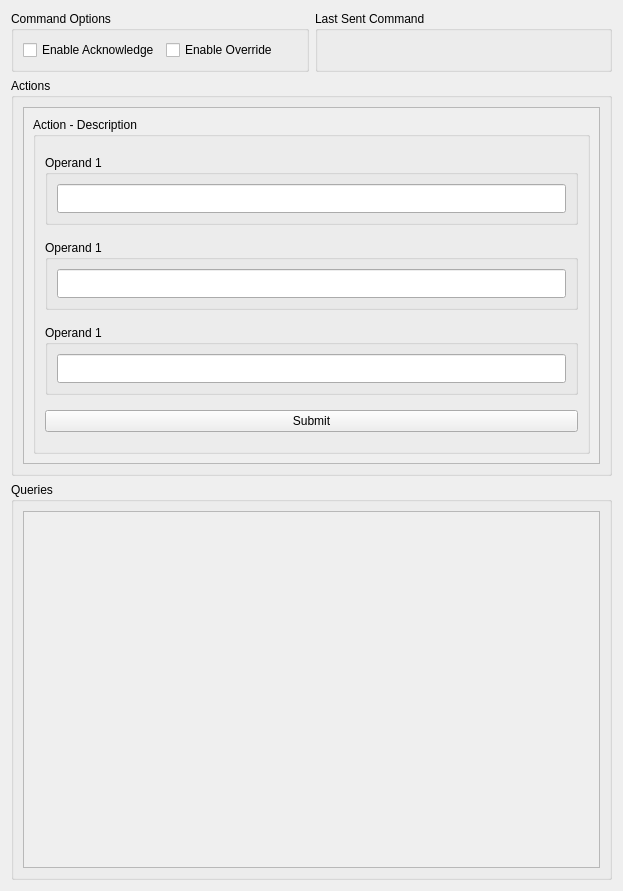
<?xml version="1.0" encoding="UTF-8"?>
<ui version="4.0">
 <class>Science GUI</class>
 <widget class="QWidget" name="Science GUI">
  <property name="geometry">
   <rect>
    <x>0</x>
    <y>0</y>
    <width>623</width>
    <height>891</height>
   </rect>
  </property>
  <property name="windowTitle">
   <string>Science GUI</string>
  </property>
  <layout class="QVBoxLayout" name="verticalLayout">
   <item>
    <layout class="QHBoxLayout" name="horizontalLayout_5">
     <item>
      <widget class="QGroupBox" name="groupBox_9">
       <property name="title">
        <string>Command Options</string>
       </property>
       <layout class="QHBoxLayout" name="horizontalLayout_3">
        <item>
         <widget class="QCheckBox" name="checkBox_2">
          <property name="text">
           <string>Enable Acknowledge</string>
          </property>
         </widget>
        </item>
        <item>
         <widget class="QCheckBox" name="checkBox">
          <property name="text">
           <string>Enable Override</string>
          </property>
         </widget>
        </item>
       </layout>
      </widget>
     </item>
     <item>
      <widget class="QGroupBox" name="groupBox_8">
       <property name="title">
        <string>Last Sent Command</string>
       </property>
      </widget>
     </item>
    </layout>
   </item>
   <item>
    <widget class="QGroupBox" name="groupBox_28">
     <property name="title">
      <string>Actions</string>
     </property>
     <property name="flat">
      <bool>true</bool>
     </property>
     <layout class="QHBoxLayout" name="horizontalLayout">
      <item>
       <widget class="QScrollArea" name="scrollArea">
        <property name="widgetResizable">
         <bool>true</bool>
        </property>
        <widget class="QWidget" name="scrollAreaWidgetContents">
         <property name="geometry">
          <rect>
           <x>0</x>
           <y>0</y>
           <width>579</width>
           <height>346</height>
          </rect>
         </property>
         <layout class="QGridLayout" name="gridLayout">
          <item row="0" column="0">
           <widget class="QGroupBox" name="groupBox_2">
            <property name="sizePolicy">
             <sizepolicy hsizetype="Preferred" vsizetype="Preferred">
              <horstretch>0</horstretch>
              <verstretch>0</verstretch>
             </sizepolicy>
            </property>
            <property name="minimumSize">
             <size>
              <width>0</width>
              <height>0</height>
             </size>
            </property>
            <property name="title">
             <string>Action - Description</string>
            </property>
            <property name="flat">
             <bool>false</bool>
            </property>
            <layout class="QVBoxLayout" name="verticalLayout_3">
             <item>
              <widget class="QGroupBox" name="groupBox_5">
               <property name="sizePolicy">
                <sizepolicy hsizetype="Expanding" vsizetype="Fixed">
                 <horstretch>0</horstretch>
                 <verstretch>0</verstretch>
                </sizepolicy>
               </property>
               <property name="minimumSize">
                <size>
                 <width>150</width>
                 <height>70</height>
                </size>
               </property>
               <property name="title">
                <string>Operand 1</string>
               </property>
               <layout class="QVBoxLayout" name="verticalLayout_2">
                <item>
                 <widget class="QLineEdit" name="lineEdit_4">
                  <property name="sizePolicy">
                   <sizepolicy hsizetype="Expanding" vsizetype="Expanding">
                    <horstretch>0</horstretch>
                    <verstretch>0</verstretch>
                   </sizepolicy>
                  </property>
                  <property name="minimumSize">
                   <size>
                    <width>0</width>
                    <height>0</height>
                   </size>
                  </property>
                 </widget>
                </item>
               </layout>
              </widget>
             </item>
             <item>
              <widget class="QGroupBox" name="groupBox_6">
               <property name="sizePolicy">
                <sizepolicy hsizetype="Expanding" vsizetype="Fixed">
                 <horstretch>0</horstretch>
                 <verstretch>0</verstretch>
                </sizepolicy>
               </property>
               <property name="minimumSize">
                <size>
                 <width>150</width>
                 <height>70</height>
                </size>
               </property>
               <property name="title">
                <string>Operand 1</string>
               </property>
               <layout class="QVBoxLayout" name="verticalLayout_4">
                <item>
                 <widget class="QLineEdit" name="lineEdit_5">
                  <property name="sizePolicy">
                   <sizepolicy hsizetype="Expanding" vsizetype="Expanding">
                    <horstretch>0</horstretch>
                    <verstretch>0</verstretch>
                   </sizepolicy>
                  </property>
                  <property name="minimumSize">
                   <size>
                    <width>0</width>
                    <height>0</height>
                   </size>
                  </property>
                 </widget>
                </item>
               </layout>
              </widget>
             </item>
             <item>
              <widget class="QGroupBox" name="groupBox_7">
               <property name="sizePolicy">
                <sizepolicy hsizetype="Expanding" vsizetype="Fixed">
                 <horstretch>0</horstretch>
                 <verstretch>0</verstretch>
                </sizepolicy>
               </property>
               <property name="minimumSize">
                <size>
                 <width>150</width>
                 <height>70</height>
                </size>
               </property>
               <property name="title">
                <string>Operand 1</string>
               </property>
               <layout class="QVBoxLayout" name="verticalLayout_5">
                <item>
                 <widget class="QLineEdit" name="lineEdit_6">
                  <property name="sizePolicy">
                   <sizepolicy hsizetype="Expanding" vsizetype="Expanding">
                    <horstretch>0</horstretch>
                    <verstretch>0</verstretch>
                   </sizepolicy>
                  </property>
                  <property name="minimumSize">
                   <size>
                    <width>0</width>
                    <height>0</height>
                   </size>
                  </property>
                 </widget>
                </item>
               </layout>
              </widget>
             </item>
             <item>
              <widget class="QPushButton" name="pushButton_2">
               <property name="text">
                <string>Submit</string>
               </property>
              </widget>
             </item>
            </layout>
           </widget>
          </item>
         </layout>
        </widget>
       </widget>
      </item>
     </layout>
    </widget>
   </item>
   <item>
    <widget class="QGroupBox" name="groupBox_29">
     <property name="title">
      <string>Queries</string>
     </property>
     <property name="flat">
      <bool>true</bool>
     </property>
     <layout class="QHBoxLayout" name="horizontalLayout_2">
      <item>
       <widget class="QScrollArea" name="scrollArea_2">
        <property name="widgetResizable">
         <bool>true</bool>
        </property>
        <widget class="QWidget" name="scrollAreaWidgetContents_2">
         <property name="geometry">
          <rect>
           <x>0</x>
           <y>0</y>
           <width>579</width>
           <height>346</height>
          </rect>
         </property>
         <layout class="QGridLayout" name="gridLayout_2"/>
        </widget>
       </widget>
      </item>
     </layout>
    </widget>
   </item>
  </layout>
 </widget>
 <resources/>
 <connections/>
</ui>
